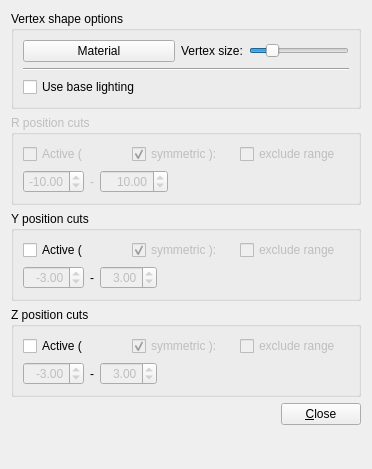
<?xml version="1.0" encoding="UTF-8"?>
<ui version="4.0">
 <class>VertexCollectionSettingsForm</class>
 <widget class="QWidget" name="VertexCollectionSettingsForm">
  <property name="geometry">
   <rect>
    <x>0</x>
    <y>0</y>
    <width>372</width>
    <height>469</height>
   </rect>
  </property>
  <property name="windowTitle">
   <string>Form</string>
  </property>
  <layout class="QVBoxLayout" name="verticalLayout_5">
   <item>
    <widget class="QGroupBox" name="groupBox_4">
     <property name="title">
      <string>Vertex shape options</string>
     </property>
     <property name="checkable">
      <bool>false</bool>
     </property>
     <layout class="QVBoxLayout" name="verticalLayout_3">
      <item>
       <layout class="QHBoxLayout" name="horizontalLayout_4">
        <item>
         <widget class="VP1MaterialButton" name="pushButton_matButton">
          <property name="text">
           <string>Material</string>
          </property>
         </widget>
        </item>
        <item>
         <layout class="QVBoxLayout" name="verticalLayout">
          <item>
           <layout class="QHBoxLayout" name="horizontalLayout_2">
            <item>
             <widget class="QLabel" name="label_4">
              <property name="text">
               <string>Vertex size:</string>
              </property>
             </widget>
            </item>
            <item>
             <widget class="QSlider" name="horizontalSlider_vertexSize">
              <property name="sizePolicy">
               <sizepolicy hsizetype="Preferred" vsizetype="Fixed">
                <horstretch>0</horstretch>
                <verstretch>0</verstretch>
               </sizepolicy>
              </property>
              <property name="minimumSize">
               <size>
                <width>100</width>
                <height>0</height>
               </size>
              </property>
              <property name="minimum">
               <number>1</number>
              </property>
              <property name="maximum">
               <number>100</number>
              </property>
              <property name="singleStep">
               <number>10</number>
              </property>
              <property name="value">
               <number>20</number>
              </property>
              <property name="orientation">
               <enum>Qt::Horizontal</enum>
              </property>
             </widget>
            </item>
           </layout>
          </item>
         </layout>
        </item>
       </layout>
      </item>
      <item>
       <widget class="Line" name="line">
        <property name="orientation">
         <enum>Qt::Horizontal</enum>
        </property>
       </widget>
      </item>
      <item>
       <layout class="QHBoxLayout" name="horizontalLayout_3">
        <item>
         <widget class="QCheckBox" name="checkBox_verticesUseBaseLightModel">
          <property name="enabled">
           <bool>true</bool>
          </property>
          <property name="toolTip">
           <string>Use a less advanced light model for the tracks. This might lead to more clearly visible tracks (but transparency will not be taken into account)</string>
          </property>
          <property name="text">
           <string>Use base lighting</string>
          </property>
         </widget>
        </item>
       </layout>
      </item>
     </layout>
    </widget>
   </item>
   <item>
    <widget class="QWidget" name="cuts" native="true">
     <property name="enabled">
      <bool>true</bool>
     </property>
     <layout class="QVBoxLayout" name="verticalLayout_4">
      <property name="margin">
       <number>0</number>
      </property>
      <item>
       <widget class="QGroupBox" name="groupBox_r_position_cuts">
        <property name="enabled">
         <bool>false</bool>
        </property>
        <property name="title">
         <string>R position cuts</string>
        </property>
        <layout class="QVBoxLayout" name="verticalLayout_2">
         <item>
          <layout class="QHBoxLayout" name="_3">
           <property name="spacing">
            <number>0</number>
           </property>
           <item>
            <widget class="QCheckBox" name="checkBox_cut_r">
             <property name="toolTip">
              <string>Check to enable pseudorapidity cut</string>
             </property>
             <property name="text">
              <string>Active (</string>
             </property>
             <property name="checked">
              <bool>false</bool>
             </property>
            </widget>
           </item>
           <item>
            <widget class="QCheckBox" name="checkBox_cut_r_range_forcesymmetric">
             <property name="enabled">
              <bool>false</bool>
             </property>
             <property name="toolTip">
              <string>Check to enforce a symmetric pseudorapidity cut</string>
             </property>
             <property name="text">
              <string>symmetric ):</string>
             </property>
             <property name="checked">
              <bool>true</bool>
             </property>
            </widget>
           </item>
           <item>
            <widget class="QCheckBox" name="checkBox_cut_r_excludeRange">
             <property name="enabled">
              <bool>false</bool>
             </property>
             <property name="text">
              <string>exclude range</string>
             </property>
            </widget>
           </item>
          </layout>
         </item>
         <item>
          <layout class="QHBoxLayout" name="_4">
           <property name="spacing">
            <number>6</number>
           </property>
           <item>
            <widget class="QDoubleSpinBox" name="doubleSpinBox_cut_r_lower">
             <property name="enabled">
              <bool>false</bool>
             </property>
             <property name="toolTip">
              <string>Lower pseudorapidity bound</string>
             </property>
             <property name="alignment">
              <set>Qt::AlignRight|Qt::AlignTrailing|Qt::AlignVCenter</set>
             </property>
             <property name="minimum">
              <double>-20.000000000000000</double>
             </property>
             <property name="maximum">
              <double>20.000000000000000</double>
             </property>
             <property name="singleStep">
              <double>0.010000000000000</double>
             </property>
             <property name="value">
              <double>-10.000000000000000</double>
             </property>
            </widget>
           </item>
           <item>
            <widget class="QLabel" name="label_3">
             <property name="text">
              <string>-</string>
             </property>
            </widget>
           </item>
           <item>
            <widget class="QDoubleSpinBox" name="doubleSpinBox_cut_r_upper">
             <property name="enabled">
              <bool>false</bool>
             </property>
             <property name="toolTip">
              <string>Upper pseudorapidity bound</string>
             </property>
             <property name="alignment">
              <set>Qt::AlignRight|Qt::AlignTrailing|Qt::AlignVCenter</set>
             </property>
             <property name="minimum">
              <double>-200.000000000000000</double>
             </property>
             <property name="maximum">
              <double>200.000000000000000</double>
             </property>
             <property name="singleStep">
              <double>0.010000000000000</double>
             </property>
             <property name="value">
              <double>10.000000000000000</double>
             </property>
            </widget>
           </item>
           <item>
            <spacer>
             <property name="orientation">
              <enum>Qt::Horizontal</enum>
             </property>
             <property name="sizeType">
              <enum>QSizePolicy::MinimumExpanding</enum>
             </property>
             <property name="sizeHint" stdset="0">
              <size>
               <width>1</width>
               <height>20</height>
              </size>
             </property>
            </spacer>
           </item>
          </layout>
         </item>
        </layout>
       </widget>
      </item>
     </layout>
    </widget>
   </item>
   <item>
    <widget class="QGroupBox" name="groupBox_position_cut_y">
     <property name="title">
      <string>Y position cuts</string>
     </property>
     <layout class="QVBoxLayout" name="verticalLayout_7">
      <item>
       <layout class="QHBoxLayout" name="y_cut_upper_checkboxes">
        <property name="spacing">
         <number>0</number>
        </property>
        <item>
         <widget class="QCheckBox" name="checkBox_cut_y">
          <property name="toolTip">
           <string>Check to enable pseudorapidity cut</string>
          </property>
          <property name="text">
           <string>Active (</string>
          </property>
          <property name="checked">
           <bool>false</bool>
          </property>
         </widget>
        </item>
        <item>
         <widget class="QCheckBox" name="checkBox_cut_y_range_forcesymmetric">
          <property name="enabled">
           <bool>false</bool>
          </property>
          <property name="toolTip">
           <string>Check to enforce a symmetric pseudorapidity cut</string>
          </property>
          <property name="text">
           <string>symmetric ):</string>
          </property>
          <property name="checked">
           <bool>true</bool>
          </property>
         </widget>
        </item>
        <item>
         <widget class="QCheckBox" name="checkBox_cut_y_excludeRange">
          <property name="enabled">
           <bool>false</bool>
          </property>
          <property name="text">
           <string>exclude range</string>
          </property>
         </widget>
        </item>
       </layout>
      </item>
      <item>
       <layout class="QHBoxLayout" name="y_cut_values">
        <property name="spacing">
         <number>6</number>
        </property>
        <item>
         <widget class="QDoubleSpinBox" name="doubleSpinBox_cut_y_lower">
          <property name="enabled">
           <bool>false</bool>
          </property>
          <property name="toolTip">
           <string>Lower pseudorapidity bound</string>
          </property>
          <property name="alignment">
           <set>Qt::AlignRight|Qt::AlignTrailing|Qt::AlignVCenter</set>
          </property>
          <property name="minimum">
           <double>-99.989999999999995</double>
          </property>
          <property name="maximum">
           <double>0.000000000000000</double>
          </property>
          <property name="singleStep">
           <double>0.100000000000000</double>
          </property>
          <property name="value">
           <double>-3.000000000000000</double>
          </property>
         </widget>
        </item>
        <item>
         <widget class="QLabel" name="label_6">
          <property name="text">
           <string>-</string>
          </property>
         </widget>
        </item>
        <item>
         <widget class="QDoubleSpinBox" name="doubleSpinBox_cut_y_upper">
          <property name="enabled">
           <bool>false</bool>
          </property>
          <property name="toolTip">
           <string>Upper pseudorapidity bound</string>
          </property>
          <property name="alignment">
           <set>Qt::AlignRight|Qt::AlignTrailing|Qt::AlignVCenter</set>
          </property>
          <property name="minimum">
           <double>0.000000000000000</double>
          </property>
          <property name="singleStep">
           <double>0.100000000000000</double>
          </property>
          <property name="value">
           <double>3.000000000000000</double>
          </property>
         </widget>
        </item>
        <item>
         <spacer name="y_h_spacer">
          <property name="orientation">
           <enum>Qt::Horizontal</enum>
          </property>
          <property name="sizeType">
           <enum>QSizePolicy::MinimumExpanding</enum>
          </property>
          <property name="sizeHint" stdset="0">
           <size>
            <width>1</width>
            <height>20</height>
           </size>
          </property>
         </spacer>
        </item>
       </layout>
      </item>
     </layout>
    </widget>
   </item>
   <item>
    <widget class="QGroupBox" name="groupBox_r_position_cuts_2">
     <property name="enabled">
      <bool>true</bool>
     </property>
     <property name="title">
      <string>Z position cuts</string>
     </property>
     <layout class="QVBoxLayout" name="verticalLayout_6">
      <item>
       <layout class="QHBoxLayout" name="_5">
        <property name="spacing">
         <number>0</number>
        </property>
        <item>
         <widget class="QCheckBox" name="checkBox_cut_z">
          <property name="toolTip">
           <string>Check to enable pseudorapidity cut</string>
          </property>
          <property name="text">
           <string>Active (</string>
          </property>
          <property name="checked">
           <bool>false</bool>
          </property>
         </widget>
        </item>
        <item>
         <widget class="QCheckBox" name="checkBox_cut_z_range_forcesymmetric">
          <property name="enabled">
           <bool>false</bool>
          </property>
          <property name="toolTip">
           <string>Check to enforce a symmetric pseudorapidity cut</string>
          </property>
          <property name="text">
           <string>symmetric ):</string>
          </property>
          <property name="checked">
           <bool>true</bool>
          </property>
         </widget>
        </item>
        <item>
         <widget class="QCheckBox" name="checkBox_cut_z_excludeRange">
          <property name="enabled">
           <bool>false</bool>
          </property>
          <property name="text">
           <string>exclude range</string>
          </property>
         </widget>
        </item>
       </layout>
      </item>
      <item>
       <layout class="QHBoxLayout" name="_6">
        <property name="spacing">
         <number>6</number>
        </property>
        <item>
         <widget class="QDoubleSpinBox" name="doubleSpinBox_cut_z_lower">
          <property name="enabled">
           <bool>false</bool>
          </property>
          <property name="toolTip">
           <string>Lower pseudorapidity bound</string>
          </property>
          <property name="alignment">
           <set>Qt::AlignRight|Qt::AlignTrailing|Qt::AlignVCenter</set>
          </property>
          <property name="minimum">
           <double>-99.989999999999995</double>
          </property>
          <property name="maximum">
           <double>0.000000000000000</double>
          </property>
          <property name="singleStep">
           <double>0.100000000000000</double>
          </property>
          <property name="value">
           <double>-3.000000000000000</double>
          </property>
         </widget>
        </item>
        <item>
         <widget class="QLabel" name="label_5">
          <property name="text">
           <string>-</string>
          </property>
         </widget>
        </item>
        <item>
         <widget class="QDoubleSpinBox" name="doubleSpinBox_cut_z_upper">
          <property name="enabled">
           <bool>false</bool>
          </property>
          <property name="toolTip">
           <string>Upper pseudorapidity bound</string>
          </property>
          <property name="alignment">
           <set>Qt::AlignRight|Qt::AlignTrailing|Qt::AlignVCenter</set>
          </property>
          <property name="minimum">
           <double>0.000000000000000</double>
          </property>
          <property name="singleStep">
           <double>0.100000000000000</double>
          </property>
          <property name="value">
           <double>3.000000000000000</double>
          </property>
         </widget>
        </item>
        <item>
         <spacer>
          <property name="orientation">
           <enum>Qt::Horizontal</enum>
          </property>
          <property name="sizeType">
           <enum>QSizePolicy::MinimumExpanding</enum>
          </property>
          <property name="sizeHint" stdset="0">
           <size>
            <width>1</width>
            <height>20</height>
           </size>
          </property>
         </spacer>
        </item>
       </layout>
      </item>
     </layout>
    </widget>
   </item>
   <item>
    <layout class="QHBoxLayout" name="_2">
     <item>
      <spacer>
       <property name="orientation">
        <enum>Qt::Horizontal</enum>
       </property>
       <property name="sizeHint" stdset="0">
        <size>
         <width>40</width>
         <height>20</height>
        </size>
       </property>
      </spacer>
     </item>
     <item>
      <widget class="QPushButton" name="pushButton_close">
       <property name="text">
        <string>&amp;Close</string>
       </property>
      </widget>
     </item>
    </layout>
   </item>
   <item>
    <spacer name="verticalSpacer">
     <property name="orientation">
      <enum>Qt::Vertical</enum>
     </property>
     <property name="sizeHint" stdset="0">
      <size>
       <width>20</width>
       <height>40</height>
      </size>
     </property>
    </spacer>
   </item>
  </layout>
 </widget>
 <customwidgets>
  <customwidget>
   <class>VP1MaterialButton</class>
   <extends>QPushButton</extends>
   <header>VP1Base/VP1MaterialButton.h</header>
  </customwidget>
 </customwidgets>
 <resources/>
 <connections>
  <connection>
   <sender>checkBox_cut_z</sender>
   <signal>clicked(bool)</signal>
   <receiver>doubleSpinBox_cut_z_lower</receiver>
   <slot>setEnabled(bool)</slot>
   <hints>
    <hint type="sourcelabel">
     <x>55</x>
     <y>214</y>
    </hint>
    <hint type="destinationlabel">
     <x>53</x>
     <y>238</y>
    </hint>
   </hints>
  </connection>
  <connection>
   <sender>checkBox_cut_z</sender>
   <signal>clicked(bool)</signal>
   <receiver>doubleSpinBox_cut_z_upper</receiver>
   <slot>setEnabled(bool)</slot>
   <hints>
    <hint type="sourcelabel">
     <x>55</x>
     <y>214</y>
    </hint>
    <hint type="destinationlabel">
     <x>134</x>
     <y>238</y>
    </hint>
   </hints>
  </connection>
  <connection>
   <sender>checkBox_cut_y</sender>
   <signal>clicked(bool)</signal>
   <receiver>doubleSpinBox_cut_y_lower</receiver>
   <slot>setEnabled(bool)</slot>
   <hints>
    <hint type="sourcelabel">
     <x>67</x>
     <y>256</y>
    </hint>
    <hint type="destinationlabel">
     <x>62</x>
     <y>289</y>
    </hint>
   </hints>
  </connection>
  <connection>
   <sender>checkBox_cut_y</sender>
   <signal>clicked(bool)</signal>
   <receiver>doubleSpinBox_cut_y_upper</receiver>
   <slot>setEnabled(bool)</slot>
   <hints>
    <hint type="sourcelabel">
     <x>67</x>
     <y>256</y>
    </hint>
    <hint type="destinationlabel">
     <x>149</x>
     <y>289</y>
    </hint>
   </hints>
  </connection>
 </connections>
</ui>
